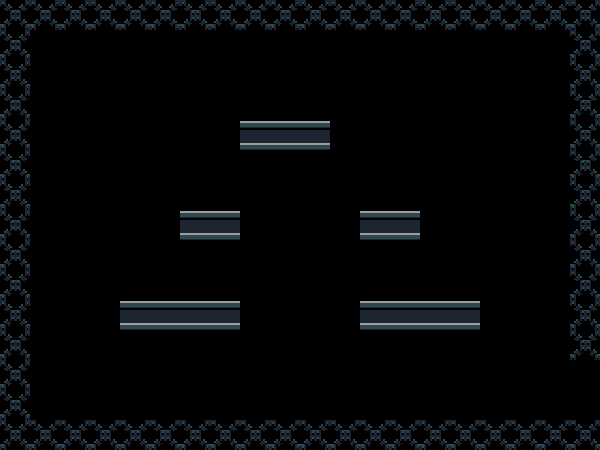

Tiled map render using the project's own tile images. Description and the whole map definition, tile-layer contents included, below:
An orthogonal 20x15 tile map with 30x30 px tiles, 1 tile layer (Level1).

<map version="1.0" orientation="orthogonal" renderorder="left-down" width="20" height="15" tilewidth="30" tileheight="30" nextobjectid="1">
 <tileset firstgid="1" name="tile4" tilewidth="30" tileheight="30" tilecount="12" columns="4">
  <image source="tile4.png" trans="ffffff" width="120" height="90" />
 </tileset>
 <layer name="Level1" width="20" height="15">
  <data encoding="csv">
11,11,11,11,11,11,11,11,11,11,11,11,11,11,11,11,11,11,11,11,
11,0,0,0,0,0,0,0,0,0,0,0,0,0,0,0,0,0,0,11,
11,0,0,0,0,0,0,0,0,0,0,0,0,0,0,0,0,0,0,11,
11,0,0,0,0,0,0,0,0,0,0,0,0,0,0,0,0,0,0,11,
11,0,0,0,0,0,0,0,3,3,3,0,0,0,0,0,0,0,0,11,
11,0,0,0,0,0,0,0,0,0,0,0,0,0,0,0,0,0,0,11,
11,0,0,0,0,0,0,0,0,0,0,0,0,0,0,0,0,0,0,11,
11,0,0,0,0,0,3,3,0,0,0,0,3,3,0,0,0,0,0,11,
11,0,0,0,0,0,0,0,0,0,0,0,0,0,0,0,0,0,0,11,
11,0,0,0,0,0,0,0,0,0,0,0,0,0,0,0,0,0,0,11,
11,0,0,0,3,3,3,3,0,0,0,0,3,3,3,3,0,0,0,11,
11,0,0,0,0,0,0,0,0,0,0,0,0,0,0,0,0,0,0,11,
11,0,0,0,0,0,0,0,0,0,0,0,0,0,0,0,0,0,0,0,
11,0,0,0,0,0,0,0,0,0,0,0,0,0,0,0,0,0,0,0,
11,11,11,11,11,11,11,11,11,11,11,11,11,11,11,11,11,11,11,11
</data>
 </layer>
</map>